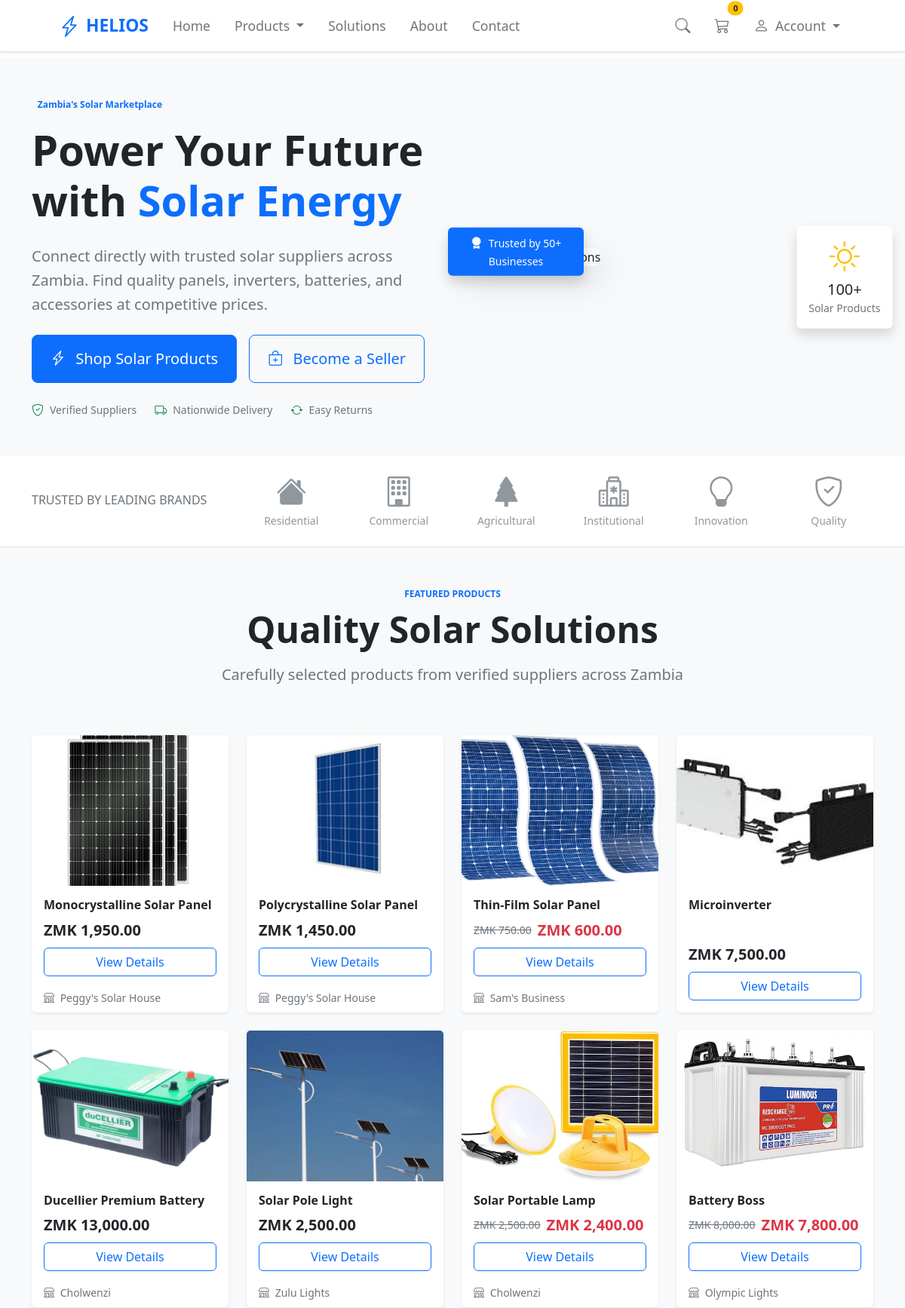
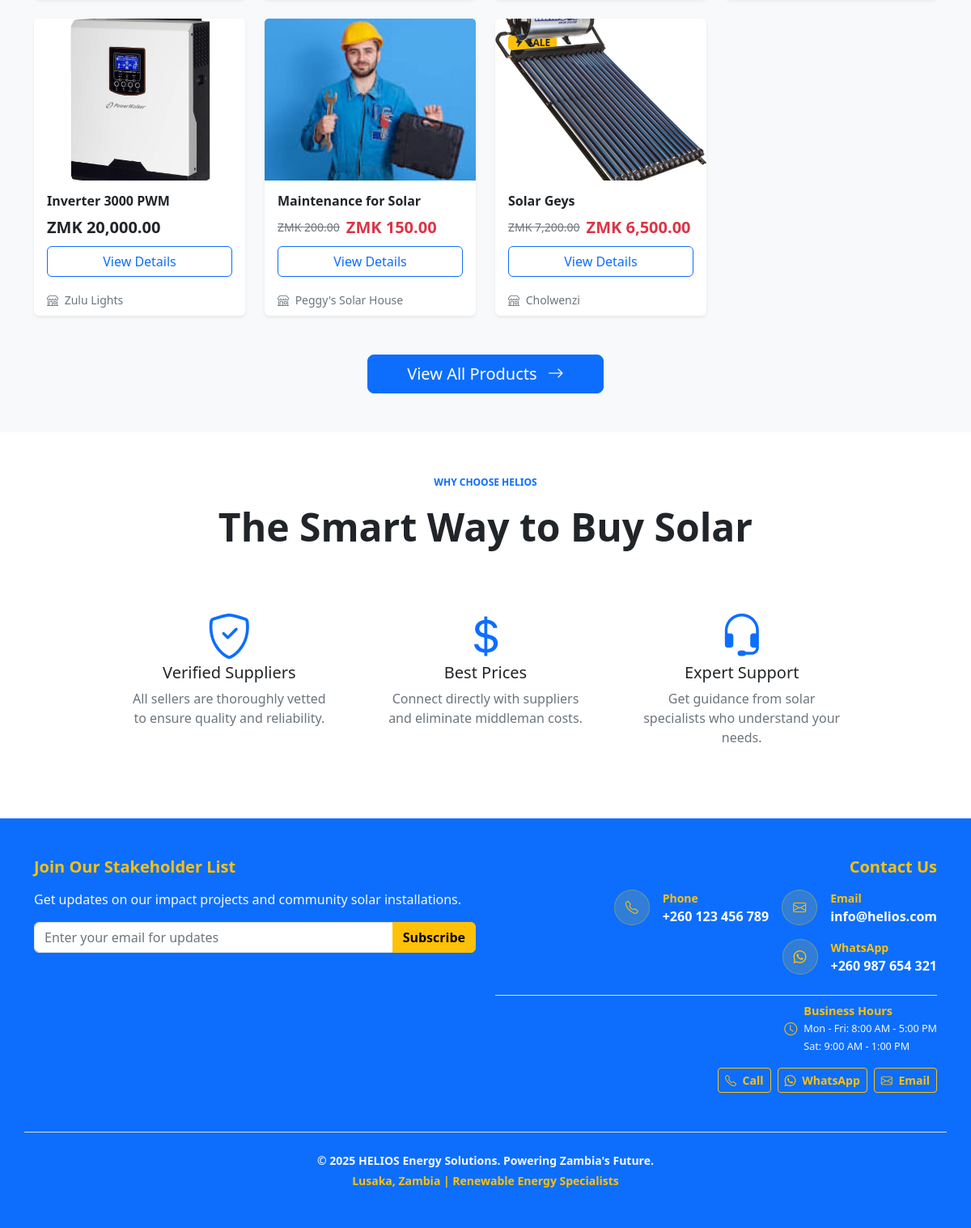
The page / on the database its author committed (2 pictures, top to bottom).
### store/models.py (models this page shows, shortened)
class Product(models.Model):
    name = models.CharField(max_length=100)
    price = models.DecimalField(default=0, max_digits=10, decimal_places=2)
    description = models.CharField(max_length=1000, default='', blank=True, null=True)
    category = models.ForeignKey(Category, on_delete=models.CASCADE, default=1)
    image = models.ImageField(upload_to='uploads/products/', blank=True, null=True)
    is_sale = models.BooleanField(default=False)
    sale_price = models.DecimalField(default=0, max_digits=10, decimal_places=2)
    is_available = models.BooleanField(default=True)
    seller = models.ForeignKey(
        'payment.Seller',
        on_delete=models.SET_NULL,
        null=True,
        blank=True,
        related_name='products'
    )

### payment/models.py (models this page shows, shortened)
class Seller(models.Model):
    user = models.OneToOneField(User, on_delete=models.CASCADE, related_name="seller_profile")
    business_name = models.CharField(max_length=200, blank=True, null=True)
    business_description = models.TextField(blank=True, null=True)
    business_email = models.EmailField(max_length=254, blank=True, null=True)
    phone = models.CharField(max_length=30, blank=True, null=True)
    business_address = models.CharField(max_length=300, blank=True, null=True)
    logo = models.ImageField(upload_to='profile_pics/sellers/', blank=True, null=True)
    is_active = models.BooleanField(default=True)
    city = models.CharField(max_length=100, blank=True, null=True)
    country = models.CharField(max_length=100, blank=True, null=True)
    bank_account_name = models.CharField(max_length=200, blank=True, null=True)
    bank_account_number = models.CharField(max_length=100, blank=True, null=True)
    bank_name = models.CharField(max_length=150, blank=True, null=True)
    created_at = models.DateTimeField(auto_now_add=True)
    updated_at = models.DateTimeField(auto_now=True)

### store/views.py (the view)
# urls.py: path('', views.home, name='home'),
def home(request):
    products = Product.objects.all()
    return render(request, 'home.html', {'products': products})

### payment/forms.py
class NewsletterSubscriberForm(forms.ModelForm):
    class Meta:
        model = NewsletterSubscriber
        fields = ['email'] # We only require the email address
        widgets = {
            'email': forms.EmailInput(attrs={
                'class': 'form-control',
                'placeholder': 'Enter your email for updates'
            })
        }

### cart/context_processors.py (called while the page is built)
def cart(request):
    return {'cart': Cart(request)}

### ecom/context_processors.py (called while the page is built)
def newsletter_form(request):
    if getattr(request, 'disable_newsletter', False):
        return {
            'newsletter_form': None,
        }
    return {
        'newsletter_form': NewsletterSubscriberForm(),
    }

def notifications(request):
    if request.user.is_authenticated:
        unread_notifications_list = Notification.objects.filter(
            user=request.user,
            is_read=False
        ).order_by('-created_at')[:5]
        unread_count = Notification.objects.filter(user=request.user, is_read=False).count()
    else:
        unread_notifications_list = []
        unread_count = 0
    return {
        'unread_notification_count': unread_count,
        'unread_notifications': unread_notifications_list,
    }

### store/templates/home.html (shortened to what this page needs)
{% extends 'base.html' %}
{% load static %}
{% load humanize %}
{% block content %}
<section class="hero-section bg-light">
    <div class="container">
        <div class="row align-items-center min-vh-50 py-5">
            <div class="col-lg-6 mb-5 mb-lg-0">
                <span class="badge bg-primary-subtle text-primary mb-3">Zambia's Solar Marketplace</span>
                <h1 class="display-4 fw-bold text-dark mb-4">
                    Power Your Future with
                    <span class="text-primary">Solar Energy</span>
                </h1>
                <p class="lead text-muted mb-4">
                    Connect directly with trusted solar suppliers across Zambia.
                    Find quality panels, inverters, batteries, and accessories at competitive prices.
                </p>
                <div class="d-flex flex-wrap gap-3 mb-4">
                    <a href="{% url 'category_summary' %}" class="btn btn-primary btn-lg px-4 py-3">
                        <i class="bi bi-lightning-charge me-2"></i>
                        Shop Solar Products
                    </a>
                    <a href="{% url 'seller_signup' %}" class="btn btn-outline-primary btn-lg px-4 py-3">
                        <i class="bi bi-bag-plus me-2"></i>
                        Become a Seller
                    </a>
                </div>
                <div class="d-flex flex-wrap gap-4 text-muted">
                    <div class="d-flex align-items-center">
                        <i class="bi bi-shield-check text-success me-2"></i>
                        <small>Verified Suppliers</small>
                    </div>
                    <div class="d-flex align-items-center">
                        <i class="bi bi-truck text-success me-2"></i>
                        <small>Nationwide Delivery</small>
                    </div>
                    <div class="d-flex align-items-center">
                        <i class="bi bi-arrow-repeat text-success me-2"></i>
                        <small>Easy Returns</small>
                    </div>
                </div>
            </div>
            <div class="col-lg-6">
                <div class="position-relative">
                    <div class="card position-absolute top-0 end-0 shadow border-0"
                         style="transform: translate(20%, -20%); max-width: 200px;">
                        <div class="card-body text-center p-3">
                            <i class="bi bi-sun text-warning display-6"></i>
                            <h5 class="mb-0 mt-2">100+</h5>
                            <small class="text-muted">Solar Products</small>
                        </div>
                    </div>
                    <div class="card position-absolute bottom-0 start-0 shadow border-0 bg-primary text-white"
                         style="transform: translate(-10%, 20%); max-width: 180px;">
                        <div class="card-body p-2 text-center">
                            <i class="bi bi-award-fill me-1"></i>
                            <small>Trusted by 50+ Businesses</small>
                        </div>
                    </div>
                </div>
            </div>
        </div>
    </div>
</section>
<section class="trust-bar py-4 bg-white border-bottom">
    <div class="container">
        <div class="row align-items-center">
            <div class="col-md-3 text-center text-md-start mb-3 mb-md-0">
                <h6 class="mb-0 text-muted">TRUSTED BY LEADING BRANDS</h6>
            </div>
            <div class="col-md-9">
                <div class="row text-center">
                    <div class="col-4 col-md-2">
                        <div class="text-muted opacity-75">
                            <i class="bi bi-house-fill display-6"></i>
                            <small class="d-block mt-1">Residential</small>
                        </div>
                    </div>
                    <div class="col-4 col-md-2">
                        <div class="text-muted opacity-75">
                            <i class="bi bi-building display-6"></i>
                            <small class="d-block mt-1">Commercial</small>
                        </div>
                    </div>
                    <div class="col-4 col-md-2">
                        <div class="text-muted opacity-75">
                            <i class="bi bi-tree-fill display-6"></i>
                            <small class="d-block mt-1">Agricultural</small>
                        </div>
                    </div>
                    <div class="col-4 col-md-2">
                        <div class="text-muted opacity-75">
                            <i class="bi bi-hospital display-6"></i>
                            <small class="d-block mt-1">Institutional</small>
                        </div>
                    </div>
                    <div class="col-4 col-md-2">
                        <div class="text-muted opacity-75">
                            <i class="bi bi-lightbulb display-6"></i>
                            <small class="d-block mt-1">Innovation</small>
                        </div>
                    </div>
                    <div class="col-4 col-md-2">
                        <div class="text-muted opacity-75">
                            <i class="bi bi-shield-check display-6"></i>
                            <small class="d-block mt-1">Quality</small>
                        </div>
                    </div>
                </div>
            </div>
        </div>
    </div>
</section>
<section class="products-section py-5 bg-light" id="product-list">
    <div class="container">
        <div class="row mb-5">
            <div class="col-lg-8 mx-auto text-center">
                <span class="badge bg-primary-subtle text-primary mb-2">FEATURED PRODUCTS</span>
                <h2 class="display-5 fw-bold text-dark mb-3">Quality Solar Solutions</h2>
                <p class="lead text-muted">
                    Carefully selected products from verified suppliers across Zambia
                </p>
            </div>
        </div>
        <div class="row g-4">
            {% for product in products %}
            <div class="col-xl-3 col-lg-4 col-md-6">
                <div class="card product-card h-100 border-0 shadow-sm">
                    {% if product.is_sale %}
                    <div class="position-absolute top-0 start-0 m-3">
                        <span class="badge bg-warning text-dark">
                        </span>
                    </div>
                    {% endif %}
                    <div class="product-image-wrapper position-relative">
                    </div>
                    <div class="card-body d-flex flex-column">
                        <h6 class="card-title fw-bold text-dark mb-2">{{ product.name }}</h6>
                        <div class="mt-auto">
                            {% if product.is_sale %}
                            <div class="d-flex align-items-center gap-2 mb-2">
                                <span class="text-muted text-decoration-line-through small">
                                    ZMK {{ product.price|floatformat:2|intcomma }}
                                </span>
                                <span class="fw-bold text-danger fs-5">
                                    ZMK {{ product.sale_price|floatformat:2|intcomma }}
                                </span>
                            </div>
                            {% else %}
                            <div class="mb-2">
                                <span class="fw-bold text-dark fs-5">
                                    ZMK {{ product.price|floatformat:2|intcomma }}
                                </span>
                            </div>
                            {% endif %}
                            <a href="{% url 'product' product.id %}"
                               class="btn btn-outline-primary w-100">
                                View Details
                            </a>
                        </div>
                    </div>
                    {% if product.seller %}
                    <div class="card-footer bg-transparent border-top-0 pt-0">
                        <small class="text-muted">
                            <i class="bi bi-shop me-1"></i>
                            {{ product.seller.business_name }}
                        </small>
                    </div>
                    {% endif %}
                </div>
            </div>
            {% endfor %}
        </div>
        <div class="text-center mt-5">
            <a href="{% url 'category_summary' %}" class="btn btn-primary btn-lg px-5">
                View All Products
                <i class="bi bi-arrow-right ms-2"></i>
            </a>
        </div>
    </div>
</section>
<section class="why-choose-section py-5 bg-white">
    <div class="container">
        <div class="row">
            <div class="col-lg-10 mx-auto text-center">
                <span class="badge bg-primary-subtle text-primary mb-3">WHY CHOOSE HELIOS</span>
                <h2 class="display-5 fw-bold text-dark mb-5">The Smart Way to Buy Solar</h2>
                <div class="row g-4">
                    <div class="col-md-4">
                        <div class="p-4">
                            <i class="bi bi-shield-check display-4 text-primary mb-3"></i>
                            <h5>Verified Suppliers</h5>
                            <p class="text-muted">All sellers are thoroughly vetted to ensure quality and reliability.</p>
                        </div>
                    </div>
                    <div class="col-md-4">
                        <div class="p-4">
                            <i class="bi bi-currency-dollar display-4 text-primary mb-3"></i>
                            <h5>Best Prices</h5>
                            <p class="text-muted">Connect directly with suppliers and eliminate middleman costs.</p>
                        </div>
                    </div>
                    <div class="col-md-4">
                        <div class="p-4">
                            <i class="bi bi-headset display-4 text-primary mb-3"></i>
                            <h5>Expert Support</h5>
                            <p class="text-muted">Get guidance from solar specialists who understand your needs.</p>
                        </div>
                    </div>
                </div>
            </div>
        </div>
    </div>
</section>
{% endblock %}

### store/templates/base.html (style rules this page uses)
:root { --bs-primary: #001a33; --bs-secondary: #FFD700; --bs-success: #2E8B57; --bs-info: #0077B6; --bs-warning: #FFA500; --bs-danger: #D9534F; --bs-dark: #212529; --bs-light: #F8F9FA; --bs-body-color: #333333; --bs-body-bg: #FFFFFF; }
body { background-color: var(--bs-body-bg); color: var(--bs-body-color); font-family: 'Segoe UI', system-ui, -apple-system, sans-serif; }
.bg-primary, .btn-primary { background-color: var(--bs-primary) !important; border-color: var(--bs-primary) !important; }
.text-primary { color: var(--bs-primary) !important; }
.bg-warning, .btn-warning { background-color: var(--bs-warning) !important; border-color: var(--bs-warning) !important; color: #000 !important; font-weight: 600; }
.input-group .form-control { border: 1px solid #dee2e6; font-weight: 500; }
.lead { font-weight: 400; line-height: 1.6; }

### rows shown on the page
Product: name "Monocrystalline Solar Panel", price "1,950.00", seller.business_name "Peggy's Solar House"
Product: name "Polycrystalline Solar Panel", price "1,450.00", seller.business_name "Peggy's Solar House"
Product: name "Thin-Film Solar Panel", price "750.00", sale_price "600.00", seller.business_name "Sam's Business"
Product: name "Microinverter", price "7,500.00"
Product: name "Ducellier Premium Battery", price "13,000.00", seller.business_name "Cholwenzi"
Product: name "Solar Pole Light", price "2,500.00", seller.business_name "Zulu Lights"
Product: name "Solar Portable Lamp", price "2,500.00", sale_price "2,400.00", seller.business_name "Cholwenzi"
Product: name "Battery Boss", price "8,000.00", sale_price "7,800.00", seller.business_name "Olympic Lights"
Product: name "Inverter 3000 PWM", price "20,000.00", seller.business_name "Zulu Lights"
Product: name "Maintenance for Solar", price "200.00", sale_price "150.00", seller.business_name "Peggy's Solar House"
Product: name "Solar Geys", price "7,200.00", sale_price "6,500.00", seller.business_name "Cholwenzi"
